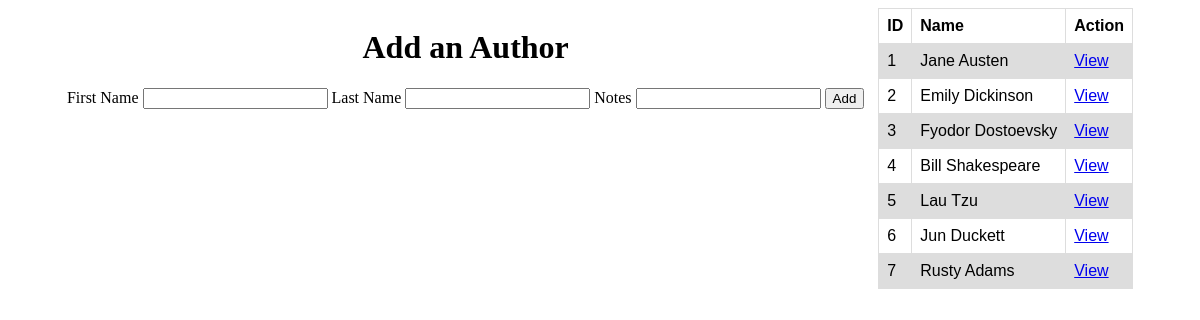
The app's page /authors with its own data.
### books_authors_app/models.py (models this page shows)
class Author(models.Model):
    first_name = models.CharField(max_length=45)
    last_name = models.CharField(max_length=45)
    created_at = models.DateTimeField(auto_now_add=True)
    updated_at = models.DateTimeField(auto_now=True)
    books = models.ManyToManyField(Book, related_name="authors")
    notes = models.TextField()

### books_authors_app/views.py (the view)
# urls.py: path('authors',views.authors),
def authors(request):
    context = {
        "all_the_authors" : Author.objects.all()
    }
    return render(request,'authors.html',context)

### books_authors_app/templates/authors.html (shortened to what this page needs)
<!DOCTYPE html>
<html lang="en">
<head>
</head>
<body>
    <div id="container">
        <div id="form_area">
            <h1>Add an Author</h1>
            <form action="/add_author" method="POST">
                First Name
                <input type="text" name="first_name">
                Last Name
                <input type="text" name="last_name">
                Notes
                <input type="text" name="notes">
                <button type="submit">Add</button>
            </form>
        </div>
        <div>
            <table>
                <tr>
                    <th>ID</th>
                    <th>Name</th>
                    <th>Action</th>
                </tr>
                {% for each_author in all_the_authors %}
                <tr>
                    <td>{{each_author.id}}</td>
                    <td>{{each_author.first_name}} {{each_author.last_name}}</td>
                    <td><a href="/authors/{{each_author.id}}">View</a></td>
                </tr>
                {% endfor %}
            </table>
        </div>
    </div>
</body>
</html>

### books_authors_app/templates/authors.html (style rules this page uses)
table { font-family: arial, sans-serif; border-collapse: collapse; width: 100%; }
td, th { border: 1px solid #dddddd; text-align: left; padding: 8px; }
tr:nth-child(even) { background-color: #dddddd; }
#container { margin: auto; width: 1080px; display: flex; justify-content: space-around; }
#form_area { display: flex; align-items: center; flex-direction: column; }

### records on screen
Author: id "1", first_name "Jane", last_name "Austen"
Author: id "2", first_name "Emily", last_name "Dickinson"
Author: id "3", first_name "Fyodor", last_name "Dostoevsky"
Author: id "4", first_name "Bill", last_name "Shakespeare"
Author: id "5", first_name "Lau", last_name "Tzu"
Author: id "6", first_name "Jun", last_name "Duckett"
Author: id "7", first_name "Rusty", last_name "Adams"
